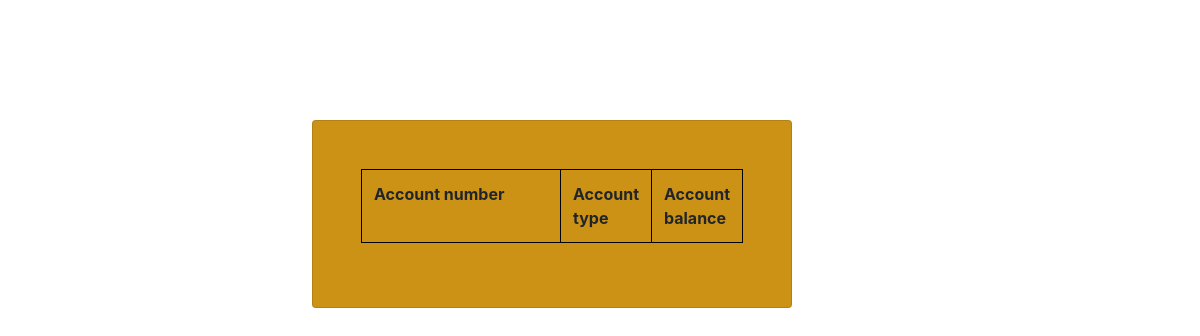
Before: /wallet/accounts/ with the older database file.
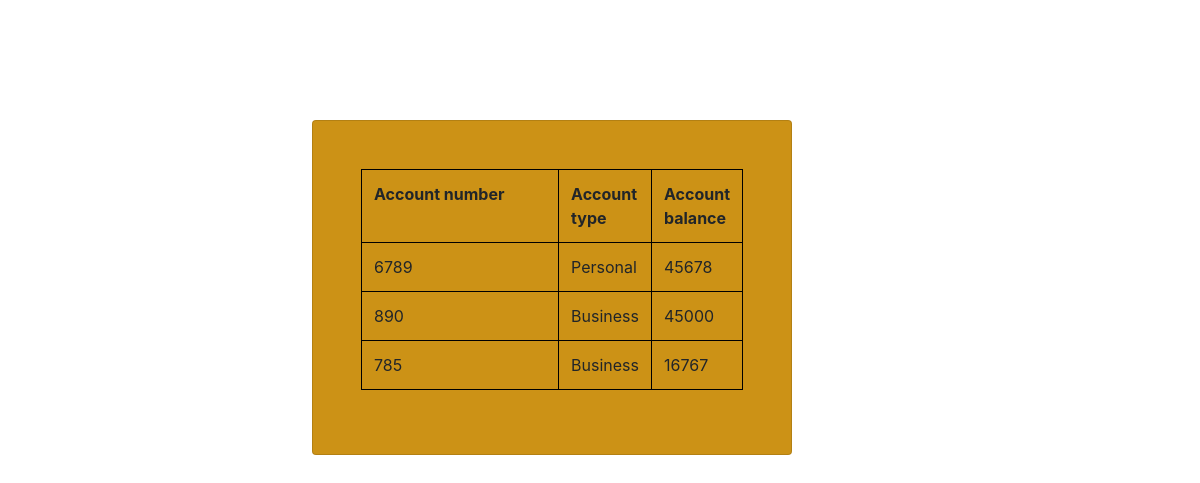
After: the same page with the newer database file.
### wallet/models.py (models this page shows)
class Account(models.Model):
    account_number = models.IntegerField()
    account_type = models.CharField(max_length=20,null=True)
    account_balance = models.IntegerField()
    account_name = models.CharField(max_length=20,null=True)
    wallet = models.ForeignKey(Wallet,on_delete=models.CASCADE,related_name='account_wallet',null=True)

### wallet/views.py (the view)
# urls.py: path("accounts/", views.list_accounts, name="accounts_list"),
def list_accounts(request):
    accounts=Account.objects.all()
    return render(request, "wallet/accounts_list.html",
    {"accounts":accounts})

### wallet/templates/wallet/accounts_list.html (shortened to what this page needs)
<!DOCTYPE html>
<html lang="en">
<head>
    <link rel="stylesheet" href="https://cdn.jsdelivr.net/npm/bootstrap@4.3.1/dist/css/bootstrap.min.css">
</head>
<body>
    <div class="card" style="width: 30rem; background-color: rgb(204, 146, 22); padding: 4%; margin-left: 26%; margin-top: 3%; margin-top: 10%;">
    <table class="table" style="border: 1px solid black; border-collapse: collapse;">
        <tr>
            <th class="table" style="border: 1px solid black; border-collapse: collapse;">Account number</th>
            <th class="table" style="border: 1px solid black; border-collapse: collapse;">Account type</th>
            <th class="table" style="border: 1px solid black; border-collapse: collapse;">Account balance</th>
        </tr>
        {%for account in accounts%}
        <tr>
            <td class="table" style="border: 1px solid black; border-collapse: collapse;">{{account.account_number}}</td>
            <td class="table" style="border: 1px solid black; border-collapse: collapse;">{{account.account_type}}</td>
            <td class="table" style="border: 1px solid black; border-collapse: collapse;">{{account.account_balance}}</td>
        </tr>
        {% endfor %}
    </table>
    </div>
</body>
</html>

Changed rows visible on the page:
added Account: account_number "6789", account_type "Personal", account_balance "45678"
added Account: account_number "890", account_type "Business", account_balance "45000"
added Account: account_number "785", account_type "Business", account_balance "16767"
